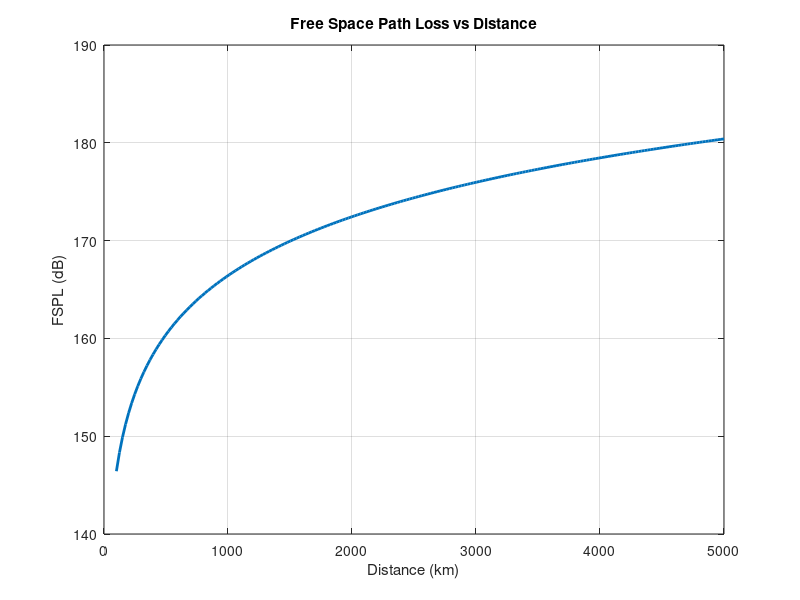
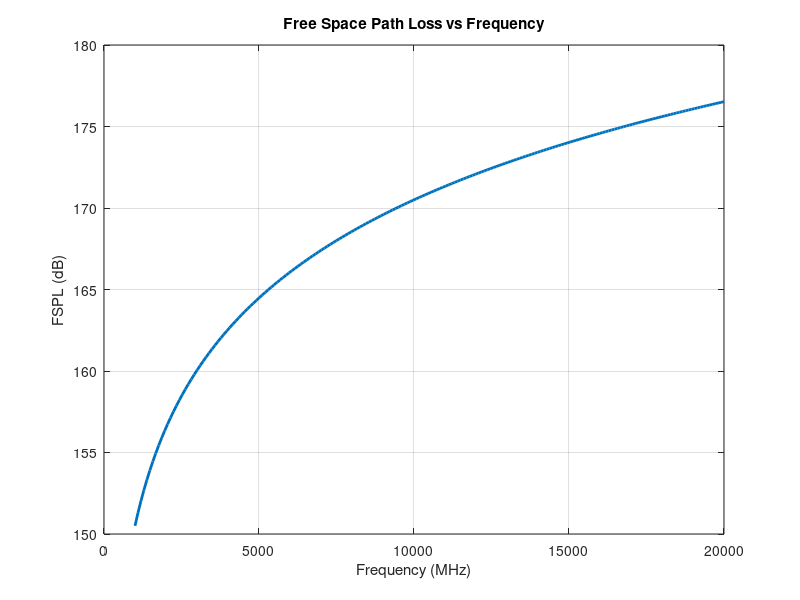
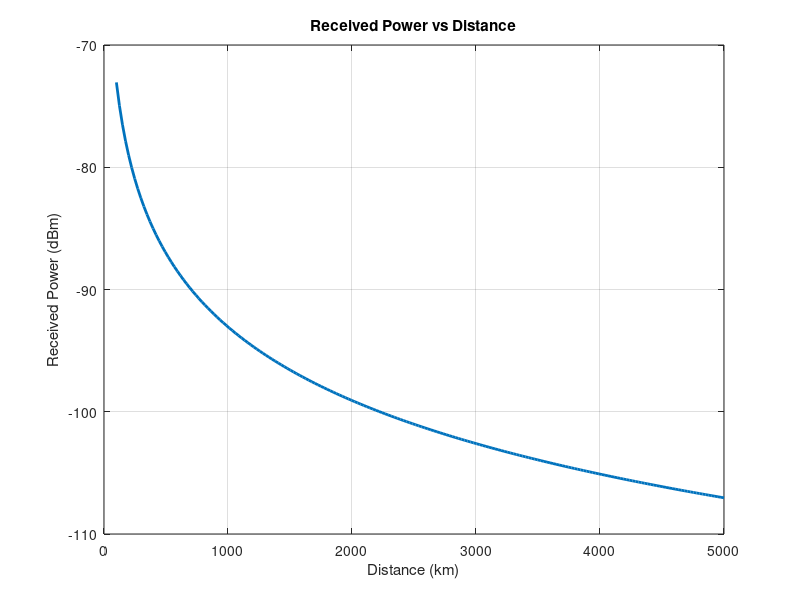
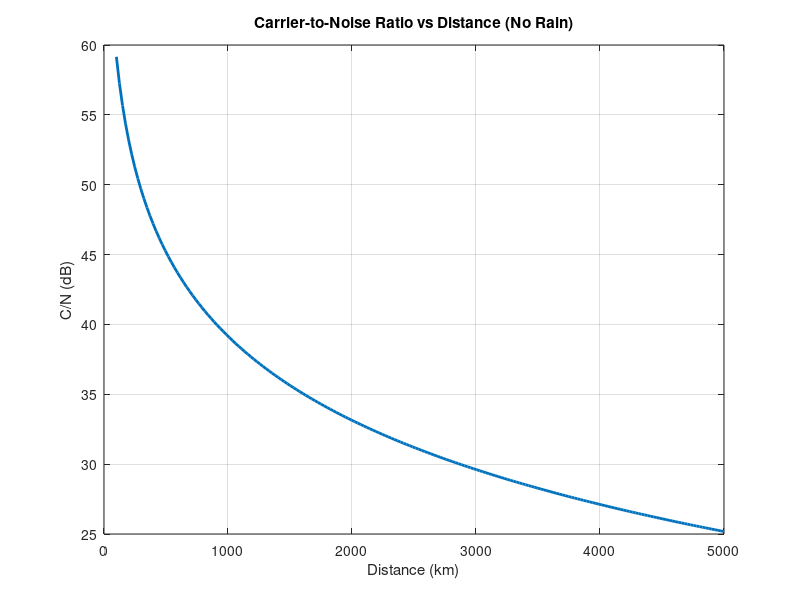

Recreate these plots in MATLAB, in order.
clc;
clear all;
close all;
Pt = 65;                
Gt = 4.18;                 
Gr = 4.18;                 
f_MHz = 5000;            
f_Hz = f_MHz * 1e6;
d_km_ref = 800;          
B = 15e6;                
Rb = 6e6;                
T = 290;                
k = 1.38e-23;           
FSPL_ref = 32.44 + 20*log10(f_MHz) + 20*log10(d_km_ref);
Pr_ref = Pt + Gt + Gr - FSPL_ref;
fprintf('Reference FSPL = %.2f dB\n', FSPL_ref);
fprintf('Reference Received Power = %.2f dBm\n\n', Pr_ref);
distance_km = linspace(100, 5000, 200);
FSPL_dist = 32.44 + 20*log10(f_MHz) + 20*log10(distance_km);
figure;
plot(distance_km, FSPL_dist, 'LineWidth', 2);
grid on;
xlabel('Distance (km)');
ylabel('FSPL (dB)');
title('Free Space Path Loss vs Distance');
frequency_MHz = linspace(1000, 20000, 200);
FSPL_freq = 32.44 + 20*log10(frequency_MHz) + 20*log10(d_km_ref);
figure;
plot(frequency_MHz, FSPL_freq, 'LineWidth', 2);
grid on;
xlabel('Frequency (MHz)');
ylabel('FSPL (dB)');
title('Free Space Path Loss vs Frequency');
Pr_dist = Pt + Gt + Gr - FSPL_dist;
figure;
plot(distance_km, Pr_dist, 'LineWidth', 2);
grid on;
xlabel('Distance (km)');
ylabel('Received Power (dBm)');
title('Received Power vs Distance');
Pn = 10*log10(k*T*B);
CN_no_rain = Pr_dist - Pn;
figure;
plot(distance_km, CN_no_rain, 'LineWidth', 2);
grid on;
xlabel('Distance (km)');
ylabel('C/N (dB)');
title('Carrier-to-Noise Ratio vs Distance (No Rain)');
Rain_Att = 5;   
Pr_rain = Pr_dist - Rain_Att;
CN_rain = Pr_rain - Pn;
figure;
plot(distance_km, CN_no_rain, 'LineWidth', 2);
hold on;
plot(distance_km, CN_rain, 'r', 'LineWidth', 2);
grid on;
xlabel('Distance (km)');
ylabel('C/N (dB)');
legend('No Rain', 'With Rain');
title('C/N vs Distance with Rain Effect');
EbN0_no_rain = CN_no_rain - 10*log10(Rb/B);
EbN0_rain = CN_rain - 10*log10(Rb/B);
figure;
plot(distance_km, EbN0_no_rain, 'LineWidth', 2);
hold on;
plot(distance_km, EbN0_rain, 'r', 'LineWidth', 2);
grid on;
xlabel('Distance (km)');
ylabel('Eb/N0 (dB)');
legend('No Rain', 'With Rain');
title('Eb/N0 vs Distance');
Gt_values = 6:2:60;
Pr_gain = Pt + Gt_values + Gr - FSPL_ref;
figure;
plot(Gt_values, Pr_gain, 'LineWidth', 2);
grid on;
xlabel('Transmit Antenna Gain (dBi)');
ylabel('Received Power (dBm)');
title('Effect of Antenna Gain on Received Power');
Pn = 10*log10(k*T*B) + 30;
fprintf('Noise Power Pn = %.2f dBm\n', Pn);
C = Pr_ref;     
CN = C - Pn;
fprintf('C/N = %.2f dB\n', CN);
CN_req = 6;   
CN = Pr_ref - Pn;   
Link_Margin = CN - CN_req;
fprintf('Achieved C/N = %.2f dB\n', CN);
fprintf('Link Margin = %.2f dB\n', Link_Margin);